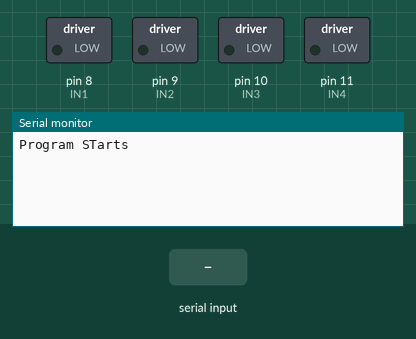
Recording of a sketch running on a simulated Arduino Nano, built with avr-gcc and run on an emulated ATmega328P. Parts: switched loads named in the sketch (green lamp = pin HIGH), the last lines printed to the serial monitor. The inputs (shaded band) are chosen by the test bench.

Above: at 1.2 s.
1.3 s: "F:1\n" received over the second serial link
At 2.5 s:
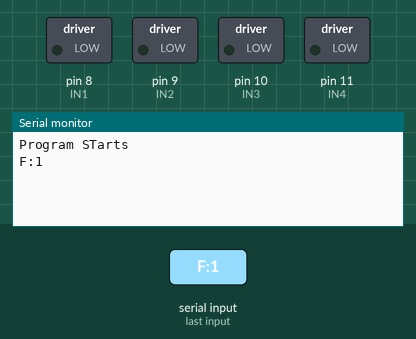
2.8 s: "L:1\n" received over the second serial link
At 3.7 s:
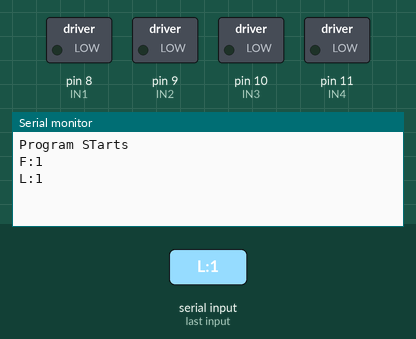
4.3 s: "R:1\n" received over the second serial link
At 4.9 s:
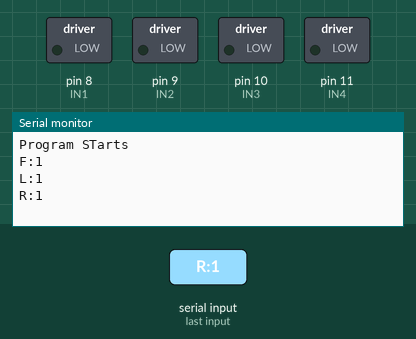

Measured:
- after the input at 1.3 s, the serial monitor: prints a new line at once (image 1)
- after the input at 2.8 s, the serial monitor: prints a new line at once (image 2)
- after the input at 4.3 s, the serial monitor: prints a new line at once (image 3)

The sketch:

TANK_PWM_Control_Nano.ino
```cpp
/*
   This version of Tank arduino code is PWM compatible
   The commands are like this

 * *T:F-100*D:R-0*
   This command is 100% forward without any direction

 * *T:B-100*D:R-0*
   This command is 100% reverse. Without any direction

 * *T:F-50*D:L-50*
   This command is 50% forwared. It will go left but not fully.

   This code is compatible with Arduino Nano. The software serial is used.

*/

#include <SoftwareSerial.h>

SoftwareSerial raspberry(2,3); //RX TX

int IN1 = 8; // Motor 1
int IN2 = 9; // Motor 1
int IN3 = 10; //Motor 2
int IN4 = 11; //Motor 2

void setup() {
  Serial.begin(9600);
  Serial.println("Program STarts");

  raspberry.begin(9600);


  pinMode(IN1, OUTPUT);  //sağ motor - right motor
  pinMode(IN2, OUTPUT);
  pinMode(IN3, OUTPUT);
  pinMode(IN4, OUTPUT);  //sol motor - left motor

  /*
    digitalWrite(IN2, HIGH);
    digitalWrite(IN3, HIGH);

    digitalWrite(IN1, LOW);
    digitalWrite(IN4, LOW);

    delay(2000);
  */
}

void loop() {

  String input = "";


  while (raspberry.available() > 0) {
    input += (char)raspberry.read();
    delay(5);
  }

  String directt;
  int tvalue = 0 ;

  String directd;
  int dvalue = 0;

  if (input != "") {
    Serial.println(input);
    int tdi = input.indexOf('T');
    int dotdi = input.indexOf(':', tdi);

    if (dotdi - tdi == 1) {
      directt = input.substring(dotdi + 1, input.indexOf('-', dotdi));
      // Serial.println(directt);
    } else {
      //  Serial.println("invalid input");
    }

    int tvi = input.indexOf('-', dotdi + 2); //since this is a character, it should be two length....
    int start1 = input.indexOf('*', tvi);


    tvalue = input.substring(tvi + 1, start1).toInt();
    // Serial.println(tvalue);


    int ddi = input.indexOf('D', input.indexOf('*')); // T:F-48*D:R-50   we are going to search after the first star..
    int ddoti = input.indexOf(':', ddi);

    if (ddoti - ddi == 1) {
      directd = input.substring(ddoti + 1, input.indexOf('-', ddoti));
      //  Serial.println(directd);
    } else {
      // Serial.println("Error");
    }


    int dash2 = input.indexOf('-', ddoti);
    int star2 = input.indexOf('*', dash2);

    dvalue = input.substring(dash2 + 1, star2).toInt();
    //Serial.println(dvalue);

  }

  tvalue = map(tvalue, 0, 100, 0, 255);

  dvalue = 100 - dvalue;
  dvalue = map(dvalue, 0 , 100, 0 , tvalue); //this was 255 instead of tvalue

  if (directt.indexOf("F") > -1) {
    if (directd.indexOf("L") > -1) {
      Serial.println("Forward L");

      analogWrite(IN2, dvalue);
      digitalWrite(IN1, LOW);

      analogWrite(IN3, tvalue);
      digitalWrite(IN4, LOW);

    } else if (directd.indexOf("R") > -1) {
      Serial.println("Forward R");
      analogWrite(IN2,  tvalue);
      digitalWrite(IN1, LOW);

      analogWrite(IN3, dvalue );
      digitalWrite(IN4, LOW);
    }
    /*
      Serial.print(directt + " " + directd + " ");
      Serial.println(dvalue);
      Serial.println(tvalue);

    */
    delay(200);
  } else if (directt.indexOf("B") > -1) {
    if (directd.indexOf("L") > -1) {

      analogWrite(IN1, dvalue );
      digitalWrite(IN2, LOW);

      analogWrite(IN4,  tvalue);
      digitalWrite(IN3, LOW);

    } else if (directd.indexOf("R") > -1) {

      analogWrite(IN1,  tvalue);
      digitalWrite(IN2, LOW);

      analogWrite(IN4, dvalue );
      digitalWrite(IN3, LOW);
    }
    //Serial.print(directt + " " + directd + " ");
    //Serial.println(dvalue);
    //Serial.println(tvalue);
    delay(200);
  } else {
    digitalWrite(IN1, LOW); //öncelikle motorları durduruyoruz! - first we stop the motors!
    digitalWrite(IN2, LOW);
    digitalWrite(IN3, LOW);
    digitalWrite(IN4, LOW);
  }


}
```
